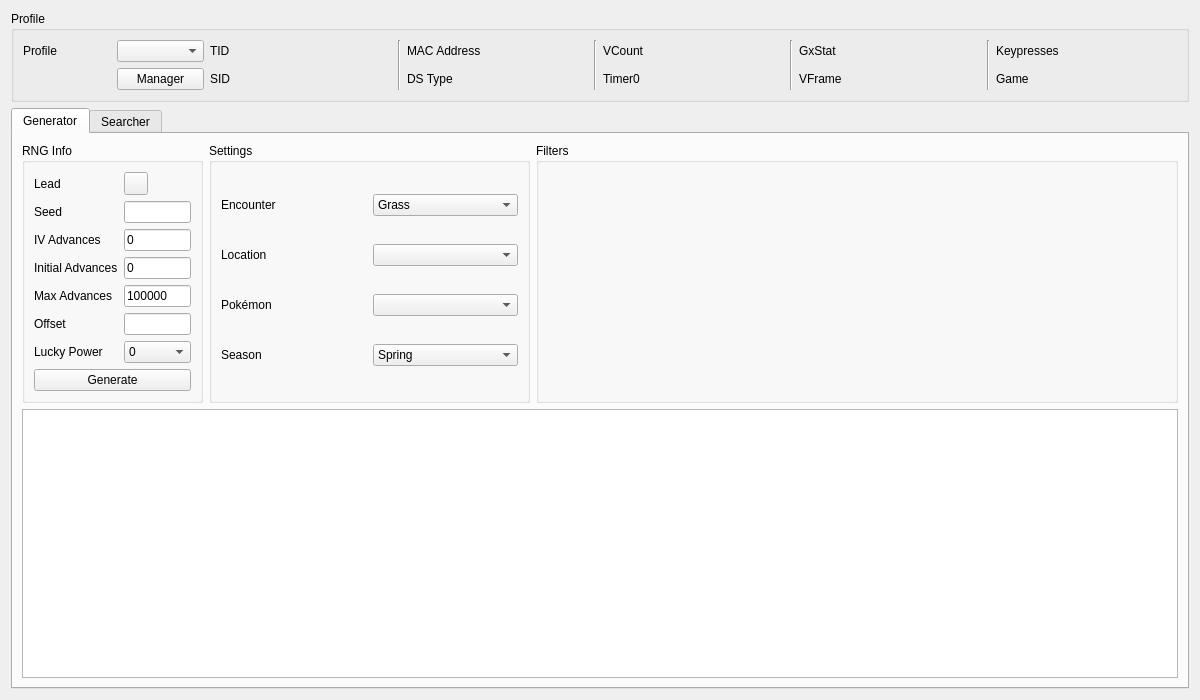
<?xml version="1.0" encoding="UTF-8"?>
<ui version="4.0">
 <class>Wild5</class>
 <widget class="QWidget" name="Wild5">
  <property name="geometry">
   <rect>
    <x>0</x>
    <y>0</y>
    <width>1200</width>
    <height>700</height>
   </rect>
  </property>
  <property name="windowTitle">
   <string>Gen 5 Wild</string>
  </property>
  <layout class="QGridLayout" name="gridLayout_8">
   <item row="0" column="0">
    <widget class="QGroupBox" name="groupBoxProfile">
     <property name="title">
      <string>Profile</string>
     </property>
     <layout class="QGridLayout" name="gridLayout_5">
      <item row="0" column="0">
       <widget class="QLabel" name="labelProfile">
        <property name="text">
         <string>Profile</string>
        </property>
       </widget>
      </item>
      <item row="0" column="1">
       <widget class="QComboBox" name="comboBoxProfiles"/>
      </item>
      <item row="1" column="1">
       <widget class="QPushButton" name="pushButtonProfileManager">
        <property name="text">
         <string>Manager</string>
        </property>
       </widget>
      </item>
      <item row="0" column="2">
       <widget class="QLabel" name="labelProfileTID">
        <property name="text">
         <string>TID</string>
        </property>
       </widget>
      </item>
      <item row="0" column="3">
       <widget class="QLabel" name="labelProfileTIDValue"/>
      </item>
      <item row="1" column="2">
       <widget class="QLabel" name="labelProfileSID">
        <property name="text">
         <string>SID</string>
        </property>
       </widget>
      </item>
      <item row="1" column="3">
       <widget class="QLabel" name="labelProfileSIDValue"/>
      </item>
      <item row="0" column="4" rowspan="2">
       <widget class="Line" name="line_4">
        <property name="orientation">
         <enum>Qt::Orientation::Vertical</enum>
        </property>
       </widget>
      </item>
      <item row="0" column="5">
       <widget class="QLabel" name="labelProfileMACAddress">
        <property name="text">
         <string>MAC Address</string>
        </property>
       </widget>
      </item>
      <item row="0" column="6">
       <widget class="QLabel" name="labelProfileMACAddressValue"/>
      </item>
      <item row="1" column="5">
       <widget class="QLabel" name="labelProfileDSType">
        <property name="text">
         <string>DS Type</string>
        </property>
       </widget>
      </item>
      <item row="1" column="6">
       <widget class="QLabel" name="labelProfileDSTypeValue"/>
      </item>
      <item row="0" column="7" rowspan="2">
       <widget class="Line" name="line_3">
        <property name="orientation">
         <enum>Qt::Orientation::Vertical</enum>
        </property>
       </widget>
      </item>
      <item row="0" column="8">
       <widget class="QLabel" name="labelProfileVCount">
        <property name="text">
         <string>VCount</string>
        </property>
       </widget>
      </item>
      <item row="0" column="9">
       <widget class="QLabel" name="labelProfileVCountValue"/>
      </item>
      <item row="1" column="8">
       <widget class="QLabel" name="labelProfileTimer0">
        <property name="text">
         <string>Timer0</string>
        </property>
       </widget>
      </item>
      <item row="1" column="9">
       <widget class="QLabel" name="labelProfileTimer0Value"/>
      </item>
      <item row="0" column="10" rowspan="2">
       <widget class="Line" name="line_2">
        <property name="orientation">
         <enum>Qt::Orientation::Vertical</enum>
        </property>
       </widget>
      </item>
      <item row="0" column="11">
       <widget class="QLabel" name="labelProfileGxStat">
        <property name="text">
         <string>GxStat</string>
        </property>
       </widget>
      </item>
      <item row="0" column="12">
       <widget class="QLabel" name="labelProfileGxStatValue"/>
      </item>
      <item row="1" column="11">
       <widget class="QLabel" name="labelProfileVFrame">
        <property name="text">
         <string>VFrame</string>
        </property>
       </widget>
      </item>
      <item row="1" column="12">
       <widget class="QLabel" name="labelProfileVFrameValue"/>
      </item>
      <item row="0" column="13" rowspan="2">
       <widget class="Line" name="line">
        <property name="orientation">
         <enum>Qt::Orientation::Vertical</enum>
        </property>
       </widget>
      </item>
      <item row="0" column="14">
       <widget class="QLabel" name="labelProfileKeypresses">
        <property name="text">
         <string>Keypresses</string>
        </property>
       </widget>
      </item>
      <item row="0" column="15">
       <widget class="QLabel" name="labelProfileKeypressesValue"/>
      </item>
      <item row="1" column="14">
       <widget class="QLabel" name="labelProfileGame">
        <property name="text">
         <string>Game</string>
        </property>
       </widget>
      </item>
      <item row="1" column="15">
       <widget class="QLabel" name="labelProfileGameValue"/>
      </item>
     </layout>
    </widget>
   </item>
   <item row="1" column="0">
    <widget class="QTabWidget" name="tabRNGSelector">
     <widget class="QWidget" name="tabGenerator">
      <attribute name="title">
       <string>Generator</string>
      </attribute>
      <layout class="QGridLayout" name="gridLayout_12">
       <item row="0" column="0">
        <widget class="QGroupBox" name="groupBoxGeneratorRNGInfo">
         <property name="sizePolicy">
          <sizepolicy hsizetype="Preferred" vsizetype="Preferred">
           <horstretch>1</horstretch>
           <verstretch>0</verstretch>
          </sizepolicy>
         </property>
         <property name="title">
          <string>RNG Info</string>
         </property>
         <layout class="QGridLayout" name="gridLayout_6">
          <item row="0" column="0">
           <widget class="QLabel" name="labelGeneratorLead">
            <property name="text">
             <string>Lead</string>
            </property>
           </widget>
          </item>
          <item row="0" column="1">
           <widget class="ComboMenu" name="comboMenuGeneratorLead"/>
          </item>
          <item row="1" column="0">
           <widget class="QLabel" name="labelGeneratorSeed">
            <property name="text">
             <string>Seed</string>
            </property>
           </widget>
          </item>
          <item row="1" column="1">
           <widget class="TextBox" name="textBoxGeneratorSeed"/>
          </item>
          <item row="2" column="0">
           <widget class="QLabel" name="labelGeneratorIVAdvances">
            <property name="text">
             <string>IV Advances</string>
            </property>
           </widget>
          </item>
          <item row="2" column="1">
           <widget class="TextBox" name="textBoxGeneratorIVAdvances">
            <property name="text">
             <string>0</string>
            </property>
           </widget>
          </item>
          <item row="3" column="0">
           <widget class="QLabel" name="labelGeneratorInitialAdvances">
            <property name="text">
             <string>Initial Advances</string>
            </property>
           </widget>
          </item>
          <item row="3" column="1">
           <widget class="TextBox" name="textBoxGeneratorInitialAdvances">
            <property name="text">
             <string notr="true">0</string>
            </property>
           </widget>
          </item>
          <item row="4" column="0">
           <widget class="QLabel" name="labelGeneratorMaxAdvances">
            <property name="text">
             <string>Max Advances</string>
            </property>
           </widget>
          </item>
          <item row="4" column="1">
           <widget class="TextBox" name="textBoxGeneratorMaxAdvances">
            <property name="text">
             <string notr="true">100000</string>
            </property>
           </widget>
          </item>
          <item row="5" column="0">
           <widget class="QLabel" name="labelGeneratorOffset">
            <property name="text">
             <string>Offset</string>
            </property>
           </widget>
          </item>
          <item row="5" column="1">
           <widget class="TextBox" name="textBoxGeneratorOffset"/>
          </item>
          <item row="6" column="0">
           <widget class="QLabel" name="labelGeneratorLuckyPower">
            <property name="text">
             <string>Lucky Power</string>
            </property>
           </widget>
          </item>
          <item row="6" column="1">
           <widget class="ComboBox" name="comboBoxGeneratorLuckyPower">
            <item>
             <property name="text">
              <string notr="true">0</string>
             </property>
            </item>
            <item>
             <property name="text">
              <string notr="true">1</string>
             </property>
            </item>
            <item>
             <property name="text">
              <string notr="true">2</string>
             </property>
            </item>
            <item>
             <property name="text">
              <string notr="true">3</string>
             </property>
            </item>
            <item>
             <property name="text">
              <string>S/MAX</string>
             </property>
            </item>
           </widget>
          </item>
          <item row="7" column="0" colspan="2">
           <widget class="QPushButton" name="pushButtonGenerate">
            <property name="text">
             <string>Generate</string>
            </property>
           </widget>
          </item>
         </layout>
        </widget>
       </item>
       <item row="0" column="1">
        <widget class="QGroupBox" name="groupBoxGeneratorSettings">
         <property name="sizePolicy">
          <sizepolicy hsizetype="Preferred" vsizetype="Preferred">
           <horstretch>2</horstretch>
           <verstretch>0</verstretch>
          </sizepolicy>
         </property>
         <property name="title">
          <string>Settings</string>
         </property>
         <layout class="QGridLayout" name="gridLayout_7">
          <item row="0" column="0">
           <widget class="QLabel" name="labelGeneratorEncounter">
            <property name="text">
             <string>Encounter</string>
            </property>
           </widget>
          </item>
          <item row="0" column="1">
           <widget class="ComboBox" name="comboBoxGeneratorEncounter">
            <item>
             <property name="text">
              <string>Grass</string>
             </property>
            </item>
            <item>
             <property name="text">
              <string>Double Grass</string>
             </property>
            </item>
            <item>
             <property name="text">
              <string>Special Grass</string>
             </property>
            </item>
            <item>
             <property name="text">
              <string>Surfing</string>
             </property>
            </item>
            <item>
             <property name="text">
              <string>Special Surfing</string>
             </property>
            </item>
            <item>
             <property name="text">
              <string>Fishing</string>
             </property>
            </item>
            <item>
             <property name="text">
              <string>Special Fishing</string>
             </property>
            </item>
           </widget>
          </item>
          <item row="1" column="0">
           <widget class="QLabel" name="labelGeneratorLocation">
            <property name="text">
             <string>Location</string>
            </property>
           </widget>
          </item>
          <item row="1" column="1">
           <widget class="ComboBox" name="comboBoxGeneratorLocation"/>
          </item>
          <item row="2" column="0">
           <widget class="QLabel" name="labelGeneratorPokemon">
            <property name="text">
             <string>Pokémon</string>
            </property>
           </widget>
          </item>
          <item row="2" column="1">
           <widget class="ComboBox" name="comboBoxGeneratorPokemon"/>
          </item>
          <item row="3" column="0">
           <widget class="QLabel" name="labelGeneratorSeason">
            <property name="text">
             <string>Season</string>
            </property>
           </widget>
          </item>
          <item row="3" column="1">
           <widget class="QComboBox" name="comboBoxGeneratorSeason">
            <item>
             <property name="text">
              <string>Spring</string>
             </property>
            </item>
            <item>
             <property name="text">
              <string>Summer</string>
             </property>
            </item>
            <item>
             <property name="text">
              <string>Autumn</string>
             </property>
            </item>
            <item>
             <property name="text">
              <string>Winter</string>
             </property>
            </item>
           </widget>
          </item>
         </layout>
        </widget>
       </item>
       <item row="0" column="2">
        <widget class="QGroupBox" name="groupBoxGeneratorFilters">
         <property name="sizePolicy">
          <sizepolicy hsizetype="Preferred" vsizetype="Preferred">
           <horstretch>4</horstretch>
           <verstretch>0</verstretch>
          </sizepolicy>
         </property>
         <property name="title">
          <string>Filters</string>
         </property>
         <layout class="QGridLayout" name="gridLayout">
          <item row="0" column="0" rowspan="2">
           <widget class="Filter" name="filterGenerator" native="true"/>
          </item>
         </layout>
        </widget>
       </item>
       <item row="1" column="0" colspan="3">
        <widget class="TableView" name="tableViewGenerator"/>
       </item>
      </layout>
     </widget>
     <widget class="QWidget" name="tabSearcher">
      <attribute name="title">
       <string>Searcher</string>
      </attribute>
      <layout class="QGridLayout" name="gridLayout_3">
       <item row="0" column="0">
        <widget class="QGroupBox" name="groupBoxSearcherRNGInfo">
         <property name="sizePolicy">
          <sizepolicy hsizetype="Preferred" vsizetype="Preferred">
           <horstretch>1</horstretch>
           <verstretch>0</verstretch>
          </sizepolicy>
         </property>
         <property name="title">
          <string>RNG Info</string>
         </property>
         <layout class="QGridLayout" name="gridLayout_2">
          <item row="0" column="0">
           <widget class="QLabel" name="labelSearcherLead">
            <property name="text">
             <string>Lead</string>
            </property>
           </widget>
          </item>
          <item row="0" column="1">
           <widget class="ComboMenu" name="comboMenuSearcherLead"/>
          </item>
          <item row="1" column="0">
           <widget class="QLabel" name="labelSearcherInitialIVAdvances">
            <property name="text">
             <string>Initial IV Advances</string>
            </property>
           </widget>
          </item>
          <item row="1" column="1">
           <widget class="TextBox" name="textBoxSearcherInitialIVAdvances">
            <property name="text">
             <string>0</string>
            </property>
           </widget>
          </item>
          <item row="2" column="0">
           <widget class="QLabel" name="labelSearcherMaxIVAdvances">
            <property name="text">
             <string>Max IV Advances</string>
            </property>
           </widget>
          </item>
          <item row="2" column="1">
           <widget class="TextBox" name="textBoxSearcherMaxIVAdvances">
            <property name="text">
             <string>0</string>
            </property>
           </widget>
          </item>
          <item row="3" column="0">
           <widget class="QLabel" name="labelSearcherInitialAdvances">
            <property name="text">
             <string>Initial Advances</string>
            </property>
           </widget>
          </item>
          <item row="3" column="1">
           <widget class="TextBox" name="textBoxSearcherInitialAdvances">
            <property name="text">
             <string>0</string>
            </property>
           </widget>
          </item>
          <item row="4" column="0">
           <widget class="QLabel" name="labelSearcherMaxAdvances">
            <property name="text">
             <string>Max Advances</string>
            </property>
           </widget>
          </item>
          <item row="4" column="1">
           <widget class="TextBox" name="textBoxSearcherMaxAdvances">
            <property name="text">
             <string notr="true">100</string>
            </property>
           </widget>
          </item>
          <item row="5" column="0">
           <widget class="QLabel" name="labelSearcherLuckyPower">
            <property name="text">
             <string>Lucky Power</string>
            </property>
           </widget>
          </item>
          <item row="5" column="1">
           <widget class="ComboBox" name="comboBoxSearcherLuckyPower">
            <item>
             <property name="text">
              <string notr="true">0</string>
             </property>
            </item>
            <item>
             <property name="text">
              <string notr="true">1</string>
             </property>
            </item>
            <item>
             <property name="text">
              <string notr="true">2</string>
             </property>
            </item>
            <item>
             <property name="text">
              <string notr="true">3</string>
             </property>
            </item>
            <item>
             <property name="text">
              <string>S/MAX</string>
             </property>
            </item>
           </widget>
          </item>
          <item row="6" column="0">
           <widget class="QLabel" name="labelSearcherStartDate">
            <property name="text">
             <string>Start Date</string>
            </property>
           </widget>
          </item>
          <item row="6" column="1">
           <widget class="DateEdit" name="dateEditSearcherStartDate"/>
          </item>
          <item row="7" column="0">
           <widget class="QLabel" name="labelSearcherEndDate">
            <property name="text">
             <string>End Date</string>
            </property>
           </widget>
          </item>
          <item row="7" column="1">
           <widget class="DateEdit" name="dateEditSearcherEndDate"/>
          </item>
          <item row="8" column="0" colspan="2">
           <layout class="QHBoxLayout" name="horizontalLayout">
            <item>
             <widget class="QPushButton" name="pushButtonSearch">
              <property name="text">
               <string>Search</string>
              </property>
             </widget>
            </item>
            <item>
             <widget class="QPushButton" name="pushButtonCancel">
              <property name="enabled">
               <bool>false</bool>
              </property>
              <property name="text">
               <string>Cancel</string>
              </property>
             </widget>
            </item>
           </layout>
          </item>
         </layout>
        </widget>
       </item>
       <item row="0" column="1">
        <widget class="QGroupBox" name="groupBoxSearcherSettings">
         <property name="sizePolicy">
          <sizepolicy hsizetype="Preferred" vsizetype="Preferred">
           <horstretch>2</horstretch>
           <verstretch>0</verstretch>
          </sizepolicy>
         </property>
         <property name="title">
          <string>Settings</string>
         </property>
         <layout class="QGridLayout" name="gridLayout_9">
          <item row="0" column="0">
           <widget class="QLabel" name="labelSearcherEncounter">
            <property name="text">
             <string>Encounter</string>
            </property>
           </widget>
          </item>
          <item row="0" column="1">
           <widget class="ComboBox" name="comboBoxSearcherEncounter">
            <item>
             <property name="text">
              <string>Grass</string>
             </property>
            </item>
            <item>
             <property name="text">
              <string>Double Grass</string>
             </property>
            </item>
            <item>
             <property name="text">
              <string>Special Grass</string>
             </property>
            </item>
            <item>
             <property name="text">
              <string>Surfing</string>
             </property>
            </item>
            <item>
             <property name="text">
              <string>Special Surfing</string>
             </property>
            </item>
            <item>
             <property name="text">
              <string>Fishing</string>
             </property>
            </item>
            <item>
             <property name="text">
              <string>Special Fishing</string>
             </property>
            </item>
           </widget>
          </item>
          <item row="1" column="0">
           <widget class="QLabel" name="labelSearcherLocation">
            <property name="text">
             <string>Location</string>
            </property>
           </widget>
          </item>
          <item row="1" column="1">
           <widget class="ComboBox" name="comboBoxSearcherLocation"/>
          </item>
          <item row="2" column="0">
           <widget class="QLabel" name="labelSearcherPokemon">
            <property name="text">
             <string>Pokémon</string>
            </property>
           </widget>
          </item>
          <item row="2" column="1">
           <widget class="ComboBox" name="comboBoxSearcherPokemon"/>
          </item>
          <item row="3" column="1">
           <widget class="QComboBox" name="comboBoxSearcherSeason">
            <item>
             <property name="text">
              <string>Spring</string>
             </property>
            </item>
            <item>
             <property name="text">
              <string>Summer</string>
             </property>
            </item>
            <item>
             <property name="text">
              <string>Autumn</string>
             </property>
            </item>
            <item>
             <property name="text">
              <string>Winter</string>
             </property>
            </item>
           </widget>
          </item>
          <item row="3" column="0">
           <widget class="QLabel" name="labelSearcherSeason">
            <property name="text">
             <string>Season</string>
            </property>
           </widget>
          </item>
          <item row="4" column="0" colspan="2">
           <widget class="QLabel" name="labelIVFastSearch">
            <property name="sizePolicy">
             <sizepolicy hsizetype="Preferred" vsizetype="Fixed">
              <horstretch>0</horstretch>
              <verstretch>0</verstretch>
             </sizepolicy>
            </property>
            <property name="text">
             <string/>
            </property>
           </widget>
          </item>
         </layout>
        </widget>
       </item>
       <item row="0" column="2">
        <widget class="QGroupBox" name="groupBoxSearcherFilters">
         <property name="sizePolicy">
          <sizepolicy hsizetype="Preferred" vsizetype="Preferred">
           <horstretch>4</horstretch>
           <verstretch>0</verstretch>
          </sizepolicy>
         </property>
         <property name="title">
          <string>Filters</string>
         </property>
         <layout class="QGridLayout" name="gridLayout_4">
          <item row="0" column="0" rowspan="2">
           <widget class="Filter" name="filterSearcher" native="true"/>
          </item>
         </layout>
        </widget>
       </item>
       <item row="1" column="0" colspan="3">
        <widget class="QProgressBar" name="progressBar"/>
       </item>
       <item row="2" column="0" colspan="3">
        <widget class="TableView" name="tableViewSearcher">
         <property name="sortingEnabled">
          <bool>true</bool>
         </property>
        </widget>
       </item>
      </layout>
     </widget>
    </widget>
   </item>
  </layout>
 </widget>
 <customwidgets>
  <customwidget>
   <class>TextBox</class>
   <extends>QLineEdit</extends>
   <header>Form/Controls/TextBox.hpp</header>
  </customwidget>
  <customwidget>
   <class>TableView</class>
   <extends>QTableView</extends>
   <header>Form/Controls/TableView.hpp</header>
  </customwidget>
  <customwidget>
   <class>DateEdit</class>
   <extends>QDateEdit</extends>
   <header>Form/Controls/DateEdit.hpp</header>
  </customwidget>
  <customwidget>
   <class>Filter</class>
   <extends>QWidget</extends>
   <header>Form/Controls/Filter.hpp</header>
   <container>1</container>
  </customwidget>
  <customwidget>
   <class>ComboBox</class>
   <extends>QComboBox</extends>
   <header>Form/Controls/ComboBox.hpp</header>
  </customwidget>
  <customwidget>
   <class>ComboMenu</class>
   <extends>QToolButton</extends>
   <header>Form/Controls/ComboMenu.hpp</header>
  </customwidget>
 </customwidgets>
 <tabstops>
  <tabstop>comboBoxProfiles</tabstop>
  <tabstop>pushButtonProfileManager</tabstop>
  <tabstop>tabRNGSelector</tabstop>
  <tabstop>comboMenuGeneratorLead</tabstop>
  <tabstop>textBoxGeneratorSeed</tabstop>
  <tabstop>textBoxGeneratorIVAdvances</tabstop>
  <tabstop>textBoxGeneratorInitialAdvances</tabstop>
  <tabstop>textBoxGeneratorMaxAdvances</tabstop>
  <tabstop>textBoxGeneratorOffset</tabstop>
  <tabstop>comboBoxGeneratorLuckyPower</tabstop>
  <tabstop>pushButtonGenerate</tabstop>
  <tabstop>comboBoxGeneratorEncounter</tabstop>
  <tabstop>comboBoxGeneratorLocation</tabstop>
  <tabstop>comboBoxGeneratorPokemon</tabstop>
  <tabstop>comboBoxGeneratorSeason</tabstop>
  <tabstop>tableViewGenerator</tabstop>
  <tabstop>comboMenuSearcherLead</tabstop>
  <tabstop>textBoxSearcherInitialIVAdvances</tabstop>
  <tabstop>textBoxSearcherMaxIVAdvances</tabstop>
  <tabstop>textBoxSearcherInitialAdvances</tabstop>
  <tabstop>textBoxSearcherMaxAdvances</tabstop>
  <tabstop>comboBoxSearcherLuckyPower</tabstop>
  <tabstop>dateEditSearcherStartDate</tabstop>
  <tabstop>dateEditSearcherEndDate</tabstop>
  <tabstop>pushButtonSearch</tabstop>
  <tabstop>pushButtonCancel</tabstop>
  <tabstop>comboBoxSearcherEncounter</tabstop>
  <tabstop>comboBoxSearcherLocation</tabstop>
  <tabstop>comboBoxSearcherPokemon</tabstop>
  <tabstop>comboBoxSearcherSeason</tabstop>
  <tabstop>tableViewSearcher</tabstop>
 </tabstops>
 <resources/>
 <connections/>
</ui>
